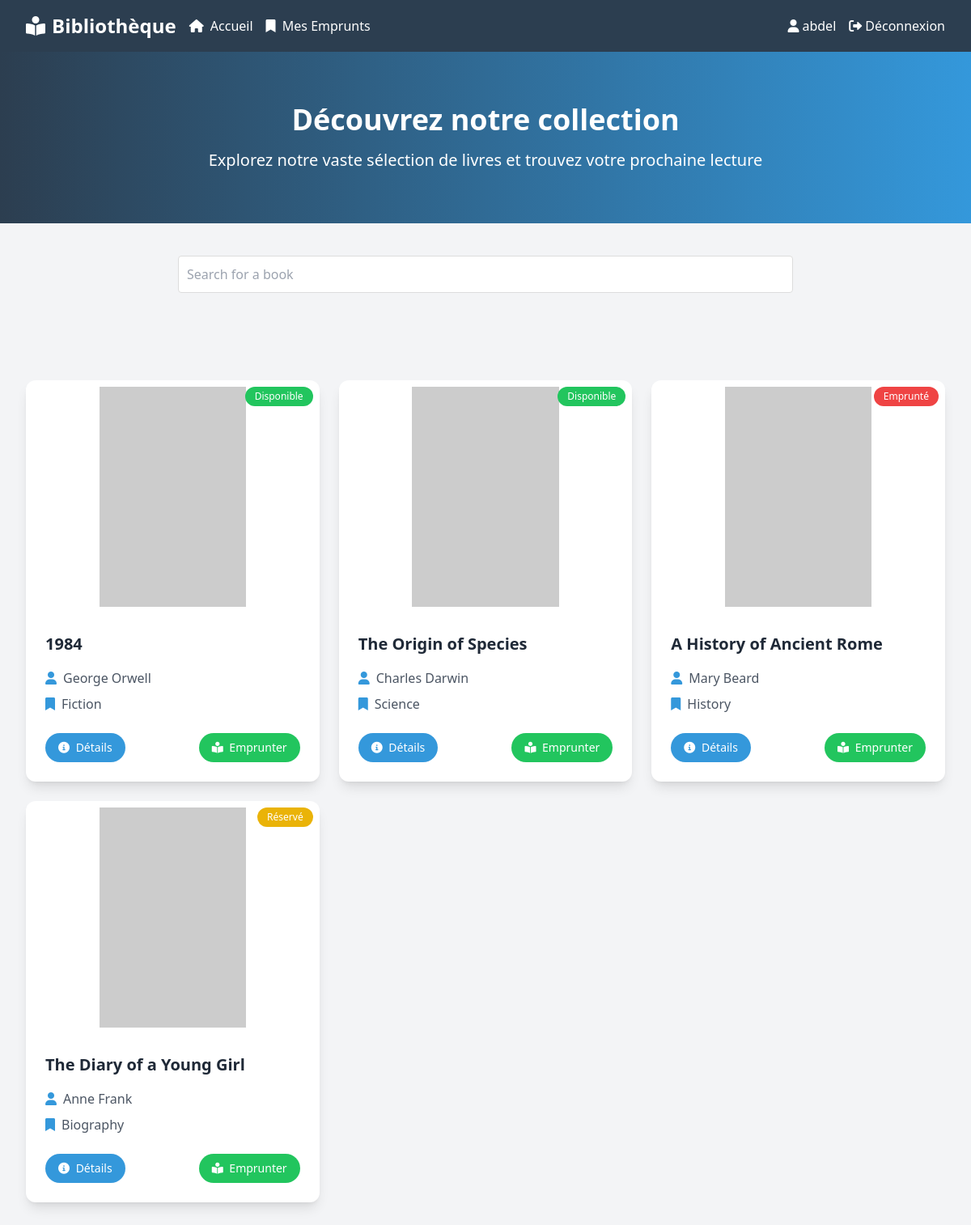
The page /user.php (signed in) on the database its author committed.
### tables this page shows
CREATE TABLE books (
    id INT AUTO_INCREMENT PRIMARY KEY,
    title VARCHAR(255) NOT NULL,
    author VARCHAR(255) NOT NULL,
    category_id INT NOT NULL,
    cover_image VARCHAR(255), 
    summary TEXT,
    status ENUM('available', 'borrowed', 'reserved') DEFAULT 'available',
    created_at TIMESTAMP DEFAULT CURRENT_TIMESTAMP,
    FOREIGN KEY (category_id) REFERENCES categories(id) ON DELETE CASCADE
);

CREATE TABLE categories (
    id INT AUTO_INCREMENT PRIMARY KEY,
    name VARCHAR(255) NOT NULL
);

### classes/book.php (called while the page is built, shortened)
<?php
class Book
{
    private $conn;
    private $table_name = "books";
    public function __construct($conn)
    {
        $this->conn = $conn;
    }
    public function getAllBooks()
    {
        $query = "SELECT b.*, c.name as category_name
                 FROM " . $this->table_name . " b
                 LEFT JOIN categories c ON b.category_id = c.id
                 ORDER BY b.created_at DESC";
        $stmt = $this->conn->prepare($query);
        $stmt->execute();
        return $stmt;
    }
}
?>

### user.php (the view, shortened to what this page needs)
<?php
include_once 'config/db.php';
include_once 'classes/book.php';
$database = new DataBase();
$conn = $database->getConnection();
$book = new Book($conn);
$books = $book->getAllBooks();
?>
<!DOCTYPE html>
<html lang="fr">
<head>
    <script src="https://cdn.tailwindcss.com"></script>
    <link rel="stylesheet" href="https://cdnjs.cloudflare.com/ajax/libs/font-awesome/6.0.0/css/all.min.css">
    <link rel="stylesheet" href="./style/index.css">
</head>
<body class="bg-gray-100">
    <nav class="bg-[#2C3E50] shadow-lg">
        <div class="max-w-7xl mx-auto px-4 sm:px-6 lg:px-8">
            <div class="flex justify-between h-16 items-center">
                <div class="flex items-center space-x-4">
                    <a class="text-white text-2xl font-bold flex items-center" href="user.php">
                        <i class="fas fa-book-reader mr-2"></i>Bibliothèque
                    </a>
                    <a href="user.php" class="text-white hover:text-[#E74C3C] transition-colors duration-300">
                        <i class="fas fa-home mr-1"></i> Accueil
                    </a>
                    <a href="reservation.php" class="text-white hover:text-[#E74C3C] transition-colors duration-300">
                        <i class="fas fa-bookmark mr-1"></i> Mes Emprunts
                    </a>
                </div>
                <div class="flex space-x-4">
                    <span class="text-white flex items-center">
                        <i class="fas fa-user mr-1"></i>
                        <?php echo htmlspecialchars($_SESSION['name']); ?>
                    </span>
                    <a class="text-white hover:text-[#E74C3C] transition-colors duration-300 flex items-center" href="logout.php">
                        <i class="fas fa-sign-out-alt mr-1"></i> Déconnexion
                    </a>
                </div>
            </div>
        </div>
    </nav>
    <div class="bg-gradient-to-r from-[#2C3E50] to-[#3498DB] text-white py-16">
        <div class="max-w-7xl mx-auto px-4 sm:px-6 lg:px-8 text-center">
            <h1 class="text-4xl font-bold mb-4">Découvrez notre collection</h1>
            <p class="text-xl">Explorez notre vaste sélection de livres et trouvez votre prochaine lecture</p>
        </div>
    </div>
    <div class="search-container">
        <input type="text"
            id="search"
            class="search-input"
            placeholder="Search for a book"
            name="query">
    </div>
    <div class="max-w-7xl mx-auto px-4 sm:px-6 lg:px-8 py-12">
        <div class="grid grid-cols-1 md:grid-cols-2 lg:grid-cols-3 gap-6">
            <?php foreach ($books as $book): ?>
                <div class="bg-white rounded-xl shadow-lg overflow-hidden transform transition duration-300 hover:-translate-y-2 hover:shadow-xl">
                    <div class="relative h-72">
                        <?php if ($book['cover_image']): ?>
                            <img src="<?php echo htmlspecialchars($book['cover_image']); ?>"
                                alt="<?php echo htmlspecialchars($book['title']); ?>"
                                class="absolute inset-0 w-full h-full object-contain p-2"
                                onerror="this.src='https://via.placeholder.com/200x300?text=Image+non+disponible'">
                        <?php endif; ?>
                        <div class="absolute top-2 right-2 <?php
                                                            echo $book['status'] === 'available' ? 'bg-green-500' : ($book['status'] === 'borrowed' ? 'bg-red-500' : 'bg-yellow-500');
                                                            ?> text-white px-3 py-1 rounded-full text-xs font-medium">
                            <?php
                            echo $book['status'] === 'available' ? 'Disponible' : ($book['status'] === 'borrowed' ? 'Emprunté' : 'Réservé');
                            ?>
                        </div>
                    </div>
                    <div class="p-6">
                        <h5 class="text-xl font-bold text-gray-800 mb-4"><?php echo htmlspecialchars($book['title']); ?></h5>
                        <div class="space-y-2 text-gray-600 mb-6">
                            <p class="flex items-center">
                                <i class="fas fa-user text-[#3498DB] mr-2"></i>
                                <?php echo htmlspecialchars($book['author']); ?>
                            </p>
                            <p class="flex items-center">
                                <i class="fas fa-bookmark text-[#3498DB] mr-2"></i>
                                <?php echo isset($book['category_name']) ? htmlspecialchars($book['category_name']) : 'Non catégorisé'; ?>
                            </p>
                        </div>
                        <div class="flex justify-between items-center">
                            <a href="#"
                                onclick="showBookDetails({
                                   title: '<?php echo addslashes($book['title']); ?>',
                                   author: '<?php echo addslashes($book['author']); ?>',
                                   status: '<?php echo $book['status']; ?>',
                                   category_name: '<?php echo addslashes($book['category_name'] ?? 'Non catégorisé'); ?>',
                                   cover_image: '<?php echo addslashes($book['cover_image']); ?>',
                                   summary: '<?php echo addslashes($book['summary'] ?? 'Aucun résumé disponible'); ?>'
                               })"
                                class="bg-[#3498DB] text-white px-4 py-2 rounded-full text-sm font-medium hover:bg-[#2980B9] transition-colors duration-300">
                                <i class="fas fa-info-circle mr-1"></i>
                                Détails
                            </a>
                            <a href="reservation.php?book_id=<?php echo $book['id']; ?>"
                                class="bg-green-500 hover:bg-green-600 text-white px-4 py-2 rounded-full text-sm font-medium transition-colors duration-300">
                                <i class="fas fa-book-reader mr-1"></i>
                                Emprunter
                            </a>
                        </div>
                    </div>
                </div>
            <?php endforeach; ?>
        </div>
    </div>
</body>
</html>

### style/index.css (style rules this page uses)
.search-container { max-width: 800px; margin: 20px auto; padding: 20px; }
.search-input { width: 100%; padding: 10px; font-size: 16px; margin-bottom: 20px; border: 1px solid #ddd; border-radius: 4px; }

### rows shown on the page
books: status "Disponible", title "1984", author "George Orwell", category.name "Fiction"
books: status "Disponible", title "The Origin of Species", author "Charles Darwin", category.name "Science"
books: status "Emprunté", title "A History of Ancient Rome", author "Mary Beard", category.name "History"
books: status "Réservé", title "The Diary of a Young Girl", author "Anne Frank", category.name "Biography"

### other values the page prints
$_SESSION['name'] "abdel"
